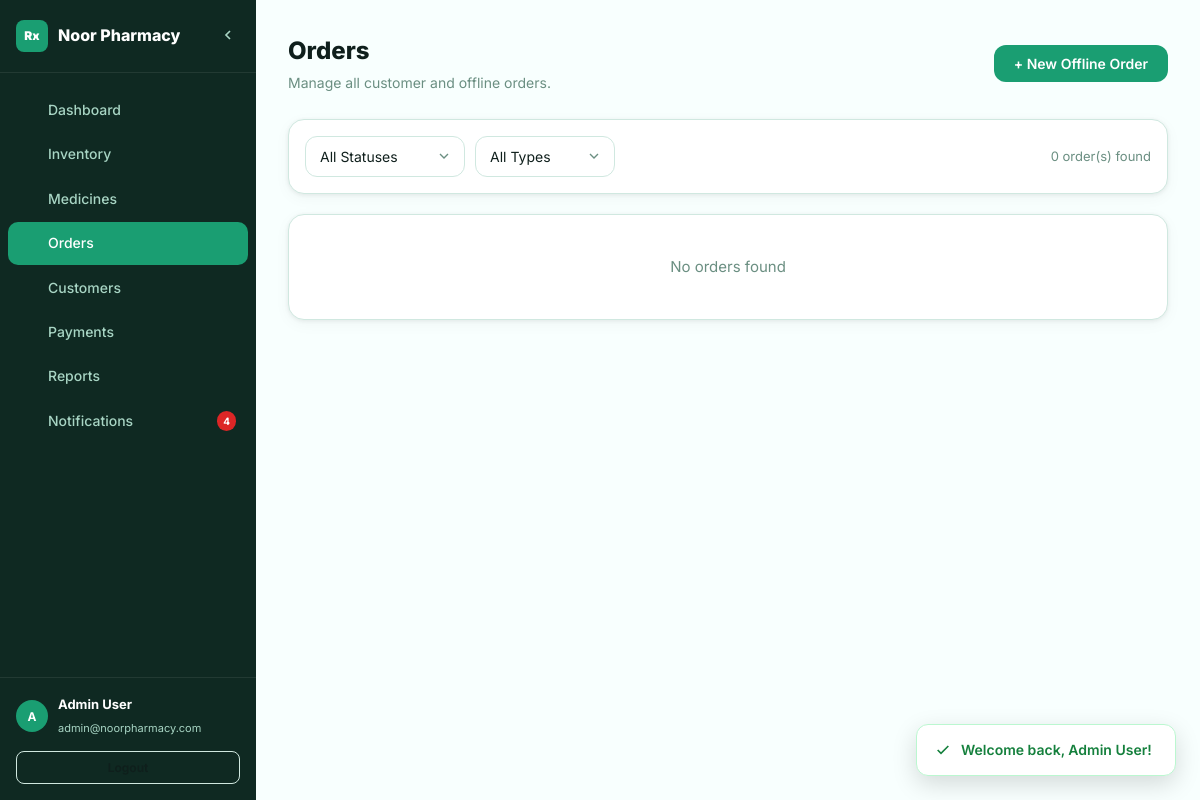
The app's page /admin/orders.php (signed in) with its own data.
### tables this page shows
CREATE TABLE IF NOT EXISTS users (
    id INT AUTO_INCREMENT PRIMARY KEY,
    name VARCHAR(255) NOT NULL,
    email VARCHAR(255) NOT NULL UNIQUE,
    password_hash VARCHAR(255) NOT NULL,
    role ENUM('admin','customer') NOT NULL DEFAULT 'customer',
    phone VARCHAR(50),
    address TEXT,
    created_at TIMESTAMP DEFAULT CURRENT_TIMESTAMP
);

### includes/db.php (called while the page is built, shortened)
<?php
function getDB() {
    static $conn = null;
    if ($conn === null) {
        $conn = new mysqli(DB_HOST, DB_USER, DB_PASS, DB_NAME);
        $conn->set_charset('utf8mb4');
    }
    return $conn;
}
function getCurrentUser() {
    $db = getDB();
    $stmt = $db->prepare("SELECT id, name, email, role, phone, address, created_at FROM users WHERE id = ?");
    $stmt->bind_param('i', $_SESSION['user_id']);
    $stmt->execute();
    return $stmt->get_result()->fetch_assoc();
}
function getUnreadNotifCount() {
    $db = getDB();
    $result = $db->query("SELECT COUNT(*) as cnt FROM notifications WHERE is_read = 0");
    $row = $result->fetch_assoc();
    return (int)$row['cnt'];
}

### admin/orders.php (the view, shortened to what this page needs)
<?php
require_once '../includes/db.php';
$db = getDB();
$page=max(1,(int)($_GET['page']??1));$perPage=20;$offset=($page-1)*$perPage;
$where = ["1=1"];
$whereSQL = 'WHERE '.implode(' AND ',$where);
$total=$db->query("SELECT COUNT(*) as c FROM orders o $whereSQL")->fetch_assoc()['c'];
$orders=$db->query("SELECT o.*,u.name as user_name FROM orders o LEFT JOIN users u ON u.id=o.user_id $whereSQL ORDER BY o.created_at DESC LIMIT $perPage OFFSET $offset")->fetch_all(MYSQLI_ASSOC);
include '../includes/admin_header.php';
?>
<div class="admin-page-header">
  <div><h1>Orders</h1><p>Manage all customer and offline orders.</p></div>
  <button class="btn btn-primary" data-open-modal="offline-order-modal">+ New Offline Order</button>
</div>
<div class="card" style="padding:16px;margin-bottom:20px;display:flex;gap:12px;flex-wrap:wrap;align-items:center">
  <form method="GET" style="display:flex;gap:10px;flex-wrap:wrap;align-items:center;flex:1">
    <select name="status" class="form-control form-select" style="width:160px" onchange="this.form.submit()">
      <option value="">All Statuses</option>
    </select>
    <select name="type" class="form-control form-select" style="width:140px" onchange="this.form.submit()">
      <option value="">All Types</option>
    </select>
  </form>
  <span style="font-size:13px;color:var(--muted)"><?=$total?> order(s) found</span>
</div>
<?php if(empty($orders)):?><div class="card" style="padding:40px;text-align:center;color:var(--muted)">No orders found</div><?php endif;?>
<?php include '../includes/admin_footer.php'; ?>

### includes/admin_header.php (shortened to what this page needs)
<?php
require_once __DIR__ . '/db.php';
$currentUser = getCurrentUser();
$unreadNotifs = getUnreadNotifCount();
$currentPage = basename($_SERVER['PHP_SELF'], '.php');
$icons = [
  'dashboard'     => '<path d="M3 13h8V3H3v10zm0 8h8v-6H3v6zm10 0h8V11h-8v10zm0-18v6h8V3h-8z"/>',
  'inventory'     => '<path d="M21 16V8a2 2 0 00-1-1.73l-7-4a2 2 0 00-2 0l-7 4A2 2 0 003 8v8a2 2 0 001 1.73l7 4a2 2 0 002 0l7-4A2 2 0 0021 16z"/><polyline points="3.27 6.96 12 12.01 20.73 6.96"/><line x1="12" y1="22.08" x2="12" y2="12"/>',
  'medicines'     => '<path d="M10.5 20H4a2 2 0 01-2-2V6a2 2 0 012-2h3.9a2 2 0 011.69.9l.81 1.2a2 2 0 001.67.9H20a2 2 0 012 2v2"/><circle cx="18" cy="18" r="3"/><path d="M18 15v3M18 21v-1.5M16.5 18H15M21 18h-1.5"/>',
  'orders'        => '<path d="M6 2L3 6v14a2 2 0 002 2h14a2 2 0 002-2V6l-3-4zM3 6h18M16 10a4 4 0 01-8 0"/>',
  'customers'     => '<path d="M17 21v-2a4 4 0 00-4-4H5a4 4 0 00-4 4v2M23 21v-2a4 4 0 00-3-3.87M16 3.13a4 4 0 010 7.75"/><circle cx="9" cy="7" r="4"/>',
  'payments'      => '<rect x="1" y="4" width="22" height="16" rx="2" ry="2"/><line x1="1" y1="10" x2="23" y2="10"/>',
  'reports'       => '<line x1="18" y1="20" x2="18" y2="10"/><line x1="12" y1="20" x2="12" y2="4"/><line x1="6" y1="20" x2="6" y2="14"/>',
  'notifications' => '<path d="M18 8A6 6 0 006 8c0 7-3 9-3 9h18s-3-2-3-9M13.73 21a2 2 0 01-3.46 0"/>',
];
?>
<!DOCTYPE html>
<html lang="en">
<head>
  <link rel="stylesheet" href="../assets/css/style.css">
</head>
<body>
<div class="admin-wrap">
  <aside class="sidebar" id="adminSidebar">
    <div class="sidebar-header">
      <div class="sidebar-logo">Rx</div>
      <span class="sidebar-title">Noor Pharmacy</span>
      <button class="sidebar-toggle" id="sidebarToggle" title="Collapse">
        <svg width="16" height="16" fill="none" stroke="currentColor" stroke-width="2.5" viewBox="0 0 24 24"><path d="M15 18l-6-6 6-6"/></svg>
      </button>
    </div>
    <nav class="sidebar-nav">
      <?php foreach (['dashboard'=>'Dashboard','inventory'=>'Inventory','medicines'=>'Medicines','orders'=>'Orders','customers'=>'Customers','payments'=>'Payments','reports'=>'Reports','notifications'=>'Notifications'] as $page => $label): ?>
      <a href="<?= $page ?>.php" class="sidebar-item <?= $currentPage === $page ? 'active' : '' ?>">
        <svg width="18" height="18" fill="none" stroke="currentColor" stroke-width="1.8" viewBox="0 0 24 24"><?= $icons[$page] ?></svg>
        <span><?= $label ?></span>
        <?php if ($page === 'notifications' && $unreadNotifs > 0): ?>
        <span class="notif-badge"><?= $unreadNotifs ?></span>
        <?php endif; ?>
      </a>
      <?php endforeach; ?>
    </nav>
    <div class="sidebar-footer">
      <div class="sidebar-user">
        <div class="avatar"><?= strtoupper(substr($currentUser['name'], 0, 1)) ?></div>
        <div class="sidebar-user-info">
          <p><?= htmlspecialchars($currentUser['name']) ?></p>
          <small><?= htmlspecialchars($currentUser['email']) ?></small>
        </div>
      </div>
      <a href="../logout.php" class="btn btn-outline btn-sm w-100 mt-3" style="margin-top:12px">Logout</a>
    </div>
  </aside>
  <main class="admin-main" id="adminMain">

### assets/css/style.css (style rules this page uses)
:root { --primary: #1a9e72; --primary-dark: #147a58; --primary-light: #e8f5f0; --primary-50: rgba(26,158,114,0.08); --sidebar-bg: #0f2922; --sidebar-text: #a8d5c4; --foreground: #0f1f1c; --muted: #6b8f82; --border: #d0e8e0; --card: #ffffff; --bg: #f8fffe; --success: #16a34a; --warning: #d97706; --danger: #dc2626; --info: #2563eb; --radius: 12px; --radius-lg: 16px; --radius-xl: 20px; --shadow: 0 1px 4px rgba(0,0,0,0.07), 0 4px 16px rgba(0,0,0,0.04); --shadow-md: 0 4px 12px rgba(0,0,0,0.10); }
* { box-sizing: border-box; margin: 0; padding: 0; }
body { font-family: 'Inter', 'Segoe UI', system-ui, sans-serif; background: var(--bg); color: var(--foreground); line-height: 1.6; font-size: 15px; }
a { text-decoration: none; color: inherit; }
button, input, select, textarea { font-family: inherit; }
.mt-3 { margin-top: 12px; }
.w-100 { width: 100%; }
.btn { display: inline-flex; align-items: center; justify-content: center; gap: 6px; padding: 10px 20px; border-radius: var(--radius); font-size: 14px; font-weight: 600; cursor: pointer; border: none; transition: all .2s; white-space: nowrap; }
.btn-primary { background: var(--primary); color: #fff; }
.btn-outline { background: transparent; border: 1.5px solid var(--border); color: var(--foreground); }
.btn-sm { padding: 6px 14px; font-size: 12px; border-radius: 8px; }
.card { background: var(--card); border: 1px solid var(--border); border-radius: var(--radius-lg); box-shadow: var(--shadow); }
.form-control { width: 100%; padding: 10px 14px; border: 1.5px solid var(--border); border-radius: var(--radius); font-size: 14px; background: #fff; transition: border-color .2s, box-shadow .2s; outline: none; color: var(--foreground); }
.form-select { appearance: none; background-repeat: no-repeat; background-position: right 12px center; padding-right: 36px; }
.admin-wrap { display: flex; min-height: 100vh; }
.sidebar { width: 256px; background: var(--sidebar-bg); color: var(--sidebar-text); display: flex; flex-direction: column; position: fixed; top: 0; left: 0; height: 100vh; z-index: 50; transition: width .3s; flex-shrink: 0; }
.sidebar-header { padding: 20px 16px; display: flex; align-items: center; gap: 10px; border-bottom: 1px solid rgba(255,255,255,.08); }
.sidebar-logo { width: 32px; height: 32px; border-radius: 8px; background: var(--primary); display: flex; align-items: center; justify-content: center; color: #fff; font-weight: 900; font-size: 12px; flex-shrink: 0; }
.sidebar-title { font-weight: 800; color: #fff; font-size: 16px; white-space: nowrap; overflow: hidden; }
.sidebar-toggle { margin-left: auto; background: none; border: none; color: var(--sidebar-text); cursor: pointer; padding: 4px; border-radius: 6px; flex-shrink: 0; }
.sidebar-nav { flex: 1; padding: 16px 8px; overflow-y: auto; }
.sidebar-item { display: flex; align-items: center; gap: 10px; padding: 10px 12px; border-radius: 10px; color: var(--sidebar-text); font-size: 14px; font-weight: 500; transition: all .2s; margin-bottom: 2px; cursor: pointer; white-space: nowrap; }
.sidebar-item.active { background: var(--primary); color: #fff; }
.sidebar-item svg { flex-shrink: 0; width: 18px; height: 18px; }
.sidebar-item span { overflow: hidden; }
.notif-badge { margin-left: auto; background: var(--danger); color: #fff; font-size: 10px; font-weight: 700; padding: 2px 6px; border-radius: 99px; flex-shrink: 0; }
.sidebar-footer { padding: 16px; border-top: 1px solid rgba(255,255,255,.08); }
.sidebar-user { display: flex; align-items: center; gap: 10px; }
.sidebar-user .avatar { width: 32px; height: 32px; border-radius: 50%; background: var(--primary); display: flex; align-items: center; justify-content: center; color: #fff; font-size: 12px; font-weight: 700; flex-shrink: 0; }
.sidebar-user-info { overflow: hidden; }
.sidebar-user-info p { font-size: 13px; font-weight: 700; color: #fff; white-space: nowrap; overflow: hidden; text-overflow: ellipsis; }
.sidebar-user-info small { font-size: 11px; color: var(--sidebar-text); }
.admin-main { margin-left: 256px; flex: 1; padding: 32px; transition: margin-left .3s; min-width: 0; }
.admin-page-header { display: flex; align-items: center; justify-content: space-between; margin-bottom: 24px; flex-wrap: wrap; gap: 12px; }
.admin-page-header h1 { font-size: 24px; font-weight: 800; }
.admin-page-header p { font-size: 14px; color: var(--muted); margin-top: 2px; }

### records on screen
users: name "A", name "Admin User", email "admin@noorpharmacy.com"

### other values on screen
$label "Dashboard"
$label "Inventory"
$label "Medicines"
$label "Orders"
$label "Customers"
$label "Payments"
$label "Reports"
$label "Notifications"
$unreadNotifs "4"
$total "0"
